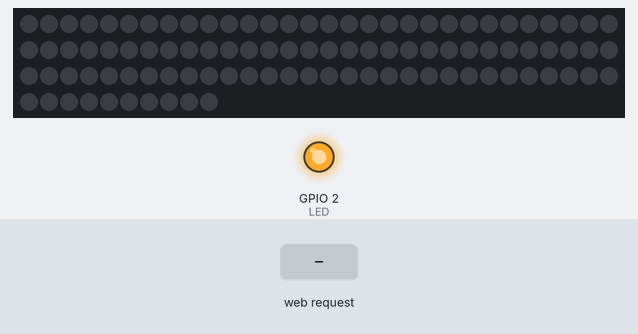
This sketch was run on a simulated ESP8266 (NodeMCU). Shown: 100 RGB LEDs in strip order, left to right, continuing on the next row, output pins drawn as LEDs (lit = HIGH). Inputs (shaded band) come from the test bench. Dim RGB values are drawn brighter than linear; WiFi joins after 1.5 s; servers stay silent unless stated; storage starts empty; what the sketch prints to the serial monitor is not drawn.

Above: at 2.7 s.
2.8 s: HTTP request GET /on received
At 3.7 s:
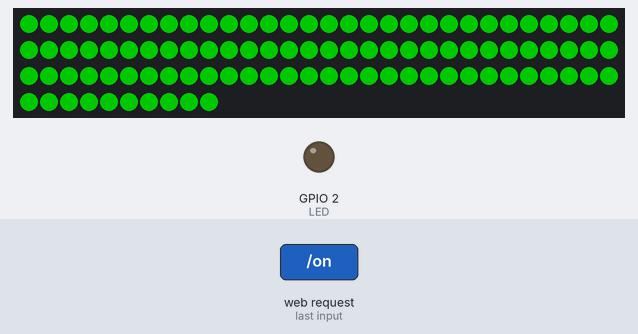
5.8 s: HTTP request GET /off received
At 7.1 s:
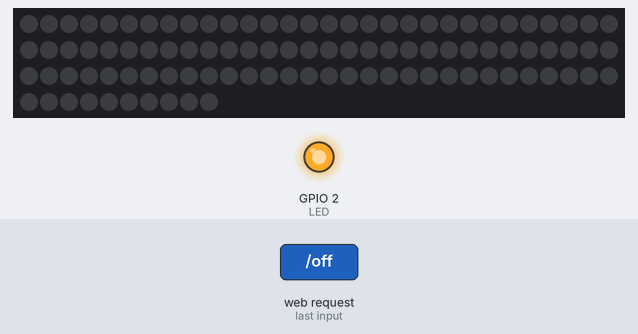
Timing chart, 0 to 8.8 s (numbered marks = the images above; inputs shaded):
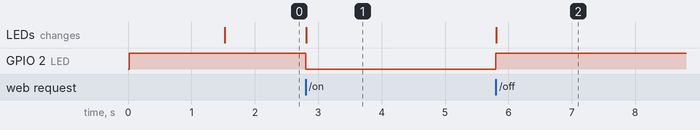

The sketch:

Web.ino
```cpp
/*
 * ESP8266 NodeMCU LED Control over WiFi Demo
 * Using Static IP Address for ESP8266
 * https://circuits4you.com
 */

#include <Adafruit_NeoPixel.h>
#define LED_PIN    14
#define LED_COUNT 100
#define STATICIP 1

Adafruit_NeoPixel strip(LED_COUNT, LED_PIN, NEO_GRB + NEO_KHZ800);
// Argument 1 = Number of pixels in NeoPixel strip
// Argument 2 = Arduino pin number (most are valid)
// Argument 3 = Pixel type flags, add together as needed:
//   NEO_KHZ800  800 KHz bitstream (most NeoPixel products w/WS2812 LEDs)
//   NEO_KHZ400  400 KHz (classic 'v1' (not v2) FLORA pixels, WS2811 drivers)
//   NEO_GRB     Pixels are wired for GRB bitstream (most NeoPixel products)
//   NEO_RGB     Pixels are wired for RGB bitstream (v1 FLORA pixels, not v2)
//   NEO_RGBW    Pixels are wired for RGBW bitstream (NeoPixel RGBW products)

//colors
//Green
const uint32_t green = strip.Color( 0 ,255, 0 );
const uint32_t  red  = strip.Color(255, 0 , 0 );
const uint32_t blue = strip.Color( 0 , 0 ,255);


#include <ESP8266WiFi.h>
#include <WiFiClient.h>

#include <FS.h>

//ESP Web Server Library to host a web page
#include <ESP8266WebServer.h>

const char* file = "/index.html";

//Static IP address configuration
#ifdef STATICIP
IPAddress staticIP(192, 168, 227, 100); //ESP static ip
IPAddress gateway(192, 168, 227, 1);   //IP Address of your WiFi Router (Gateway)
IPAddress subnet(255, 255, 255, 0);  //Subnet mask
IPAddress dns(8, 8, 8, 8);  //DNS

#endif


const char* deviceName = "LED";

//On board LED Connected to GPIO2
#define LED 2

//SSID and Password of your WiFi router
const char* ssid = "ssid";
const char* password = "password";

//Declare a global object variable from the ESP8266WebServer class.
ESP8266WebServer server(80); //Server on port 80

//===============================================================
// This routine is executed when you open its IP in browser
//===============================================================
String readFile(String fName){
 String s = "";
 File f = SPIFFS.open(file, "r");
 while(f.available()){
  s += char(f.read());
 }
 f.close();
  return s;
}

void sendMainPage(String m=""){

 String s = readFile("/index.html");
 if(m){
  s+= "<script>console.log("+m+");</script>";
 }
 server.send(200, "text/html", s); //Send web page

}

void handleRoot() {
 Serial.println("You called root page");
 sendMainPage();

}

void handleLEDon() {
 Serial.println("LED on page");
 digitalWrite(LED,LOW); //LED is connected in reverse
 sendMainPage();
 strip.fill(green, 0, LED_COUNT); // Green
 strip.show();
}

void handleLEDoff() {
 Serial.println("LED off page");
 digitalWrite(LED,HIGH); //LED off
 sendMainPage();
 strip.clear();
 strip.show();
}

void handleColor(){
  String s = "";

  if(server.args() < 3){

    sendMainPage("bad args");
    return;
  }
  //pulls the values sent from the webpage
  for(int i=0; i< server.args(); i++){
    s+= "Arg: " + (String)i + " -> ";
    s+= server.argName(i)+": ";
    s+= server.arg(i) +"\n";

  }
  //sets color values
  int r = server.arg(0).toInt();
  int g = server.arg(1).toInt();
  int b = server.arg(2).toInt();

  strip.fill(strip.Color(r,g,b), 0, LED_COUNT);
  strip.show();
  String msg = 'r: '+server.arg(0)+' g: '+server.arg(1)+' b: '+server.arg(2);
  sendMainPage(msg);
  Serial.println("Color: \n" + s);
}

void handleNotFound(){
  String s = "";

  for(int i=0; i< server.args(); i++){
    s+= "Arg: " + (String)i + " -> ";
    s+= server.argName(i)+": ";
    s+= server.arg(i) +"\n";

  }
  sendMainPage();
  Serial.println("Not Found: \n" + s);
}

//==============================================================
//                  SETUP
//==============================================================
void setup(void){
  Serial.begin(115200);

  SPIFFS.begin();
  Serial.println("File System Initialized!");

  WiFi.begin(ssid, password);     //Connect to your WiFi router
  Serial.println("");

  //Onboard LED port Direction output
  pinMode(LED,OUTPUT);
  //Power on LED state off
  digitalWrite(LED,HIGH);

  WiFi.disconnect();  //Prevent connecting to wifi based on previous configuration
  WiFi.hostname(deviceName);      // DHCP Hostname (useful for finding device for static lease)

  #ifdef STATICIP
  WiFi.config(staticIP, subnet, gateway, dns);
  #endif

  WiFi.begin(ssid, password);

  WiFi.mode(WIFI_STA); //WiFi mode station (connect to wifi router only

  // Wait for connection
  while (WiFi.status() != WL_CONNECTED) {
    delay(500);
    Serial.print(".");
  }

  //If connection successful show IP address in serial monitor
  Serial.println("");
  Serial.print("Connected to ");
  Serial.println(ssid);
  Serial.print("IP address: ");
  Serial.println(WiFi.localIP());  //IP address assigned to your ESP

  server.on("/", handleRoot);      //Which routine to handle at root location. This is display page
  server.on("/on", handleLEDon); //as Per  <a href="ledOn">, Subroutine to be called
  server.on("/off", handleLEDoff);
  server.on("/color", handleColor);
  server.onNotFound(handleNotFound);
  server.begin();                  //Start server
  Serial.println("HTTP server started");


    strip.begin();           // INITIALIZE NeoPixel strip object (REQUIRED)
  //strip.show();            // Turn OFF all pixels ASAP
  strip.setBrightness(100); // Set BRIGHTNESS to about 1/5 (max = 255)
}
//==============================================================
//                     LOOP
//==============================================================
void loop(void){
  server.handleClient();          //Handle client requests
}


// Fill strip pixels one after another with a color. Strip is NOT cleared
// first; anything there will be covered pixel by pixel. Pass in color
// (as a single 'packed' 32-bit value, which you can get by calling
// strip.Color(red, green, blue) as shown in the loop() function above),
// and a delay time (in milliseconds) between pixels.
void colorWipe(uint32_t color, int wait) {
  for(int i=0; i<strip.numPixels(); i++) { // For each pixel in strip...
    strip.setPixelColor(i, color);         //  Set pixel's color (in RAM)
    strip.show();                          //  Update strip to match
    delay(wait);                           //  Pause for a moment
  }
}
```

Measured:
- after the input at 2.8 s, GPIO 2 (LED): HIGH → LOW at once; the LEDs: change at once (image 1)
- after the input at 5.8 s, GPIO 2 (LED): LOW → HIGH at once; the LEDs: change at once (image 2)
